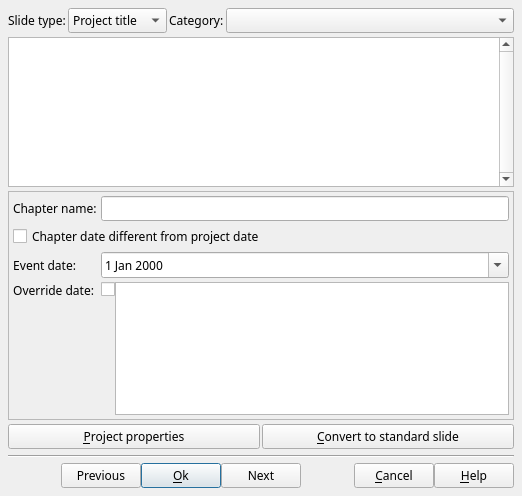
<?xml version="1.0" encoding="UTF-8"?>
<ui version="4.0">
 <class>DlgAutoTitleSlide</class>
 <widget class="QDialog" name="DlgAutoTitleSlide">
  <property name="geometry">
   <rect>
    <x>0</x>
    <y>0</y>
    <width>522</width>
    <height>496</height>
   </rect>
  </property>
  <property name="font">
   <font>
    <family>Sans Serif</family>
    <pointsize>9</pointsize>
   </font>
  </property>
  <property name="windowTitle">
   <string notr="true">Add a predefined title slide</string>
  </property>
  <layout class="QGridLayout" name="gridLayout">
   <property name="leftMargin">
    <number>8</number>
   </property>
   <property name="topMargin">
    <number>8</number>
   </property>
   <property name="rightMargin">
    <number>8</number>
   </property>
   <property name="bottomMargin">
    <number>8</number>
   </property>
   <property name="spacing">
    <number>4</number>
   </property>
   <item row="12" column="0" colspan="2">
    <layout class="QHBoxLayout" name="BottomLayout">
     <property name="spacing">
      <number>0</number>
     </property>
     <property name="leftMargin">
      <number>0</number>
     </property>
     <property name="topMargin">
      <number>0</number>
     </property>
     <property name="rightMargin">
      <number>0</number>
     </property>
     <property name="bottomMargin">
      <number>0</number>
     </property>
     <item>
      <spacer name="horizontalSpacer_2">
       <property name="orientation">
        <enum>Qt::Horizontal</enum>
       </property>
       <property name="sizeHint" stdset="0">
        <size>
         <width>40</width>
         <height>20</height>
        </size>
       </property>
      </spacer>
     </item>
     <item>
      <widget class="QPushButton" name="OKPreviousBT">
       <property name="toolTip">
        <string>Accept modification and go to previous slide</string>
       </property>
       <property name="text">
        <string>Previous</string>
       </property>
       <property name="icon">
        <iconset resource="../RSCffDiaporama.qrc">
         <normaloff>:/img/arrow_left.png</normaloff>:/img/arrow_left.png</iconset>
       </property>
      </widget>
     </item>
     <item>
      <widget class="QPushButton" name="OKBT">
       <property name="toolTip">
        <string>Accept modification and exit dialog box</string>
       </property>
       <property name="text">
        <string>&amp;Ok</string>
       </property>
       <property name="icon">
        <iconset resource="../RSCffDiaporama.qrc">
         <normaloff>:/img/action_ok.png</normaloff>:/img/action_ok.png</iconset>
       </property>
       <property name="default">
        <bool>true</bool>
       </property>
      </widget>
     </item>
     <item>
      <widget class="QPushButton" name="OKNextBT">
       <property name="toolTip">
        <string>Accept modification and go to next slide</string>
       </property>
       <property name="text">
        <string>Next</string>
       </property>
       <property name="icon">
        <iconset resource="../RSCffDiaporama.qrc">
         <normaloff>:/img/arrow_right.png</normaloff>:/img/arrow_right.png</iconset>
       </property>
      </widget>
     </item>
     <item>
      <widget class="QLabel" name="EditModeSpacer">
       <property name="sizePolicy">
        <sizepolicy hsizetype="Expanding" vsizetype="Preferred">
         <horstretch>0</horstretch>
         <verstretch>0</verstretch>
        </sizepolicy>
       </property>
       <property name="text">
        <string notr="true"/>
       </property>
      </widget>
     </item>
     <item>
      <widget class="QPushButton" name="CancelBt">
       <property name="toolTip">
        <string>Cancel modification and exit dialog box</string>
       </property>
       <property name="text">
        <string>&amp;Cancel</string>
       </property>
       <property name="icon">
        <iconset resource="../RSCffDiaporama.qrc">
         <normaloff>:/img/action_cancel.png</normaloff>:/img/action_cancel.png</iconset>
       </property>
      </widget>
     </item>
     <item>
      <widget class="QPushButton" name="HelpBt">
       <property name="toolTip">
        <string>Show help about this dialogue box</string>
       </property>
       <property name="text">
        <string>&amp;Help</string>
       </property>
       <property name="icon">
        <iconset resource="../RSCffDiaporama.qrc">
         <normaloff>:/img/help.png</normaloff>:/img/help.png</iconset>
       </property>
      </widget>
     </item>
    </layout>
   </item>
   <item row="1" column="0" colspan="2">
    <widget class="cCustomTitleModelTable" name="ModelTable">
     <property name="minimumSize">
      <size>
       <width>0</width>
       <height>150</height>
      </size>
     </property>
     <property name="verticalScrollBarPolicy">
      <enum>Qt::ScrollBarAlwaysOn</enum>
     </property>
     <property name="horizontalScrollBarPolicy">
      <enum>Qt::ScrollBarAlwaysOff</enum>
     </property>
     <property name="editTriggers">
      <set>QAbstractItemView::NoEditTriggers</set>
     </property>
     <property name="tabKeyNavigation">
      <bool>false</bool>
     </property>
     <property name="showDropIndicator" stdset="0">
      <bool>false</bool>
     </property>
     <property name="dragDropOverwriteMode">
      <bool>false</bool>
     </property>
     <property name="selectionMode">
      <enum>QAbstractItemView::SingleSelection</enum>
     </property>
     <property name="showGrid">
      <bool>false</bool>
     </property>
     <property name="gridStyle">
      <enum>Qt::SolidLine</enum>
     </property>
     <property name="wordWrap">
      <bool>false</bool>
     </property>
     <property name="cornerButtonEnabled">
      <bool>false</bool>
     </property>
     <attribute name="horizontalHeaderVisible">
      <bool>false</bool>
     </attribute>
     <attribute name="verticalHeaderVisible">
      <bool>false</bool>
     </attribute>
    </widget>
   </item>
   <item row="0" column="0" colspan="2">
    <layout class="QHBoxLayout" name="horizontalLayout">
     <property name="spacing">
      <number>2</number>
     </property>
     <item>
      <widget class="QLabel" name="label">
       <property name="text">
        <string>Slide type:</string>
       </property>
      </widget>
     </item>
     <item>
      <widget class="QComboBox" name="SlideTypeCB">
       <property name="sizePolicy">
        <sizepolicy hsizetype="Preferred" vsizetype="Fixed">
         <horstretch>0</horstretch>
         <verstretch>0</verstretch>
        </sizepolicy>
       </property>
       <item>
        <property name="text">
         <string>Project title</string>
        </property>
        <property name="icon">
         <iconset resource="../RSCffDiaporama.qrc">
          <normaloff>:/img/object_text.png</normaloff>:/img/object_text.png</iconset>
        </property>
       </item>
       <item>
        <property name="text">
         <string>Chapter title</string>
        </property>
        <property name="icon">
         <iconset resource="../RSCffDiaporama.qrc">
          <normaloff>:/img/Chapter_big.png</normaloff>:/img/Chapter_big.png</iconset>
        </property>
       </item>
       <item>
        <property name="text">
         <string>Credit title</string>
        </property>
        <property name="icon">
         <iconset resource="../RSCffDiaporama.qrc">
          <normaloff>:/img/medal.png</normaloff>:/img/medal.png</iconset>
        </property>
       </item>
      </widget>
     </item>
     <item>
      <widget class="QLabel" name="label_2">
       <property name="text">
        <string>Category:</string>
       </property>
      </widget>
     </item>
     <item>
      <widget class="QComboBox" name="SlideCatCB">
       <property name="sizePolicy">
        <sizepolicy hsizetype="Expanding" vsizetype="Fixed">
         <horstretch>0</horstretch>
         <verstretch>0</verstretch>
        </sizepolicy>
       </property>
      </widget>
     </item>
    </layout>
   </item>
   <item row="11" column="0" colspan="2">
    <widget class="Line" name="line_3">
     <property name="minimumSize">
      <size>
       <width>0</width>
       <height>6</height>
      </size>
     </property>
     <property name="orientation">
      <enum>Qt::Horizontal</enum>
     </property>
    </widget>
   </item>
   <item row="2" column="0" colspan="2">
    <widget class="QScrollArea" name="scrollArea">
     <property name="sizePolicy">
      <sizepolicy hsizetype="Expanding" vsizetype="Preferred">
       <horstretch>0</horstretch>
       <verstretch>0</verstretch>
      </sizepolicy>
     </property>
     <property name="widgetResizable">
      <bool>true</bool>
     </property>
     <widget class="QWidget" name="scrollAreaWidgetContents">
      <property name="geometry">
       <rect>
        <x>0</x>
        <y>0</y>
        <width>484</width>
        <height>220</height>
       </rect>
      </property>
      <layout class="QFormLayout" name="formLayout">
       <property name="fieldGrowthPolicy">
        <enum>QFormLayout::AllNonFixedFieldsGrow</enum>
       </property>
       <property name="horizontalSpacing">
        <number>4</number>
       </property>
       <property name="verticalSpacing">
        <number>4</number>
       </property>
       <property name="leftMargin">
        <number>4</number>
       </property>
       <property name="topMargin">
        <number>4</number>
       </property>
       <property name="rightMargin">
        <number>4</number>
       </property>
       <property name="bottomMargin">
        <number>4</number>
       </property>
       <item row="0" column="0">
        <widget class="QLabel" name="ChapterNameLabel">
         <property name="text">
          <string>Chapter name:</string>
         </property>
        </widget>
       </item>
       <item row="0" column="1">
        <widget class="QLineEdit" name="ChapterNameED">
         <property name="toolTip">
          <string>Enter here the title of the chapter (if the &quot;Chapter name different from slide name&quot; box is checked).</string>
         </property>
        </widget>
       </item>
       <item row="1" column="0" colspan="2">
        <widget class="QCheckBox" name="OverrideProjectDateCB">
         <property name="toolTip">
          <string>If this box is checked, the date of the chapter is different from the date of the project.

Remark: It is often useful to differentiate the date of the chapter of the date of the project.
For example, if the project is &quot;My vacation from 1 to 15&quot;, the chapter may be limited to the 3.</string>
         </property>
         <property name="text">
          <string>Chapter date different from project date</string>
         </property>
        </widget>
       </item>
       <item row="2" column="0">
        <widget class="QLabel" name="ChapterEventDateLabel">
         <property name="text">
          <string>Event date:</string>
         </property>
         <property name="alignment">
          <set>Qt::AlignRight|Qt::AlignTrailing|Qt::AlignVCenter</set>
         </property>
        </widget>
       </item>
       <item row="2" column="1">
        <widget class="QDateEdit" name="ChapterEventDateED">
         <property name="toolTip">
          <string>Select a date for the chapter.</string>
         </property>
         <property name="calendarPopup">
          <bool>true</bool>
         </property>
        </widget>
       </item>
       <item row="3" column="0">
        <layout class="QVBoxLayout" name="verticalLayout">
         <property name="spacing">
          <number>0</number>
         </property>
         <item>
          <widget class="QLabel" name="OverrideDateLabel">
           <property name="text">
            <string>Override date:</string>
           </property>
           <property name="alignment">
            <set>Qt::AlignRight|Qt::AlignTrailing|Qt::AlignVCenter</set>
           </property>
          </widget>
         </item>
         <item>
          <widget class="QLabel" name="label_4">
           <property name="sizePolicy">
            <sizepolicy hsizetype="Preferred" vsizetype="Expanding">
             <horstretch>0</horstretch>
             <verstretch>0</verstretch>
            </sizepolicy>
           </property>
           <property name="text">
            <string notr="true"/>
           </property>
          </widget>
         </item>
        </layout>
       </item>
       <item row="3" column="1">
        <layout class="QHBoxLayout" name="horizontalLayout_5">
         <property name="spacing">
          <number>0</number>
         </property>
         <item>
          <layout class="QVBoxLayout" name="verticalLayout_2">
           <property name="spacing">
            <number>0</number>
           </property>
           <property name="leftMargin">
            <number>0</number>
           </property>
           <property name="topMargin">
            <number>0</number>
           </property>
           <property name="rightMargin">
            <number>0</number>
           </property>
           <property name="bottomMargin">
            <number>0</number>
           </property>
           <item>
            <widget class="QCheckBox" name="OverrideDateCB">
             <property name="toolTip">
              <string>If this box is checked, you can enter a longtime different from that generated from the date of the chapter.</string>
             </property>
             <property name="text">
              <string/>
             </property>
            </widget>
           </item>
           <item>
            <widget class="QLabel" name="label_3">
             <property name="text">
              <string notr="true"/>
             </property>
            </widget>
           </item>
          </layout>
         </item>
         <item>
          <widget class="QPlainTextEdit" name="ChapterDateED">
           <property name="toolTip">
            <string>Enter here a date, in a free format, for the chapter</string>
           </property>
          </widget>
         </item>
        </layout>
       </item>
      </layout>
     </widget>
    </widget>
   </item>
   <item row="10" column="0" colspan="2">
    <layout class="QHBoxLayout" name="horizontalLayout_2">
     <property name="spacing">
      <number>2</number>
     </property>
     <item>
      <widget class="QPushButton" name="ProjectPropertiesBt">
       <property name="sizePolicy">
        <sizepolicy hsizetype="Preferred" vsizetype="Fixed">
         <horstretch>0</horstretch>
         <verstretch>0</verstretch>
        </sizepolicy>
       </property>
       <property name="toolTip">
        <string>This button allows you to open project properties dialog.</string>
       </property>
       <property name="text">
        <string>&amp;Project properties</string>
       </property>
       <property name="icon">
        <iconset resource="../RSCffDiaporama.qrc">
         <normaloff>:/img/PrjProperties.png</normaloff>:/img/PrjProperties.png</iconset>
       </property>
      </widget>
     </item>
     <item>
      <widget class="QPushButton" name="ConvertSlideBT">
       <property name="sizePolicy">
        <sizepolicy hsizetype="Preferred" vsizetype="Fixed">
         <horstretch>0</horstretch>
         <verstretch>0</verstretch>
        </sizepolicy>
       </property>
       <property name="toolTip">
        <string>This button allows you to convert this slide to a standard slide.
Standard slide are fully customizable.</string>
       </property>
       <property name="text">
        <string>&amp;Convert to standard slide</string>
       </property>
       <property name="icon">
        <iconset resource="../RSCffDiaporama.qrc">
         <normaloff>:/img/transparent.png</normaloff>:/img/transparent.png</iconset>
       </property>
      </widget>
     </item>
    </layout>
   </item>
  </layout>
 </widget>
 <customwidgets>
  <customwidget>
   <class>cCustomTitleModelTable</class>
   <extends>QTableView</extends>
   <header>DlgAutoTitleSlide/cCustomTitleModelTable.h</header>
  </customwidget>
 </customwidgets>
 <tabstops>
  <tabstop>SlideTypeCB</tabstop>
  <tabstop>SlideCatCB</tabstop>
  <tabstop>ModelTable</tabstop>
  <tabstop>scrollArea</tabstop>
  <tabstop>ChapterNameED</tabstop>
  <tabstop>OverrideProjectDateCB</tabstop>
  <tabstop>ChapterEventDateED</tabstop>
  <tabstop>OverrideDateCB</tabstop>
  <tabstop>ChapterDateED</tabstop>
  <tabstop>ProjectPropertiesBt</tabstop>
  <tabstop>ConvertSlideBT</tabstop>
  <tabstop>OKPreviousBT</tabstop>
  <tabstop>OKBT</tabstop>
  <tabstop>OKNextBT</tabstop>
  <tabstop>CancelBt</tabstop>
  <tabstop>HelpBt</tabstop>
 </tabstops>
 <resources>
  <include location="../RSCffDiaporama.qrc"/>
 </resources>
 <connections/>
</ui>
